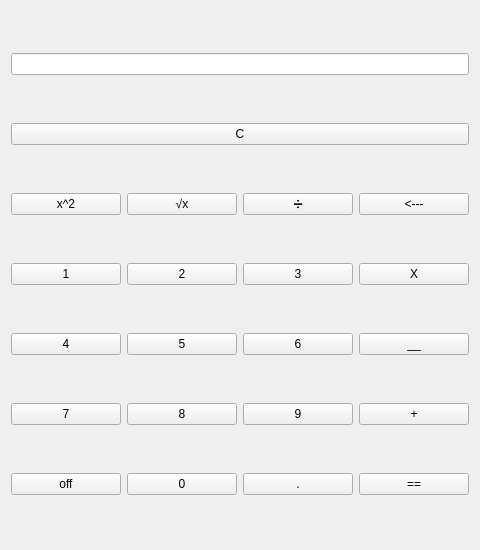
<?xml version="1.0" encoding="UTF-8"?>
<ui version="4.0">
 <class>MyCalculator</class>
 <widget class="QWidget" name="MyCalculator">
  <property name="geometry">
   <rect>
    <x>0</x>
    <y>0</y>
    <width>480</width>
    <height>550</height>
   </rect>
  </property>
  <property name="windowTitle">
   <string>My Calculator</string>
  </property>
  <layout class="QHBoxLayout" name="horizontalLayout">
   <item>
    <layout class="QGridLayout" name="gridLayout">
     <item row="2" column="0" colspan="4">
      <widget class="QPushButton" name="pushButton_16">
       <property name="text">
        <string>C</string>
       </property>
      </widget>
     </item>
     <item row="3" column="1">
      <widget class="QPushButton" name="pushButton_14">
       <property name="text">
        <string>√x</string>
       </property>
      </widget>
     </item>
     <item row="3" column="2">
      <widget class="QPushButton" name="pushButton_15">
       <property name="text">
        <string>➗</string>
       </property>
      </widget>
     </item>
     <item row="4" column="0">
      <widget class="QPushButton" name="pushButton_10">
       <property name="text">
        <string>1</string>
       </property>
      </widget>
     </item>
     <item row="3" column="0">
      <widget class="QPushButton" name="pushButton_13">
       <property name="text">
        <string>x^2</string>
       </property>
      </widget>
     </item>
     <item row="4" column="1">
      <widget class="QPushButton" name="pushButton_11">
       <property name="text">
        <string>2</string>
       </property>
      </widget>
     </item>
     <item row="1" column="0" colspan="4">
      <widget class="QLineEdit" name="lineEdit"/>
     </item>
     <item row="3" column="3">
      <widget class="QPushButton" name="pushButton_17">
       <property name="text">
        <string>&lt;---</string>
       </property>
      </widget>
     </item>
     <item row="5" column="1">
      <widget class="QPushButton" name="pushButton_4">
       <property name="text">
        <string>5</string>
       </property>
      </widget>
     </item>
     <item row="6" column="2">
      <widget class="QPushButton" name="pushButton_8">
       <property name="text">
        <string>9</string>
       </property>
      </widget>
     </item>
     <item row="7" column="1">
      <widget class="QPushButton" name="pushButton_6">
       <property name="text">
        <string>0</string>
       </property>
      </widget>
     </item>
     <item row="7" column="2">
      <widget class="QPushButton" name="pushButton_9">
       <property name="text">
        <string>.</string>
       </property>
      </widget>
     </item>
     <item row="4" column="3">
      <widget class="QPushButton" name="pushButton_18">
       <property name="text">
        <string>X</string>
       </property>
      </widget>
     </item>
     <item row="5" column="3">
      <widget class="QPushButton" name="pushButton_19">
       <property name="text">
        <string>__</string>
       </property>
      </widget>
     </item>
     <item row="6" column="3">
      <widget class="QPushButton" name="pushButton_20">
       <property name="text">
        <string>+</string>
       </property>
      </widget>
     </item>
     <item row="7" column="0">
      <widget class="QPushButton" name="pushButton_2">
       <property name="text">
        <string>off</string>
       </property>
      </widget>
     </item>
     <item row="7" column="3">
      <widget class="QPushButton" name="pushButton_21">
       <property name="text">
        <string>==</string>
       </property>
      </widget>
     </item>
     <item row="6" column="0">
      <widget class="QPushButton" name="pushButton">
       <property name="text">
        <string>7</string>
       </property>
      </widget>
     </item>
     <item row="5" column="0">
      <widget class="QPushButton" name="pushButton_3">
       <property name="text">
        <string>4</string>
       </property>
      </widget>
     </item>
     <item row="4" column="2">
      <widget class="QPushButton" name="pushButton_12">
       <property name="text">
        <string>3</string>
       </property>
      </widget>
     </item>
     <item row="6" column="1">
      <widget class="QPushButton" name="pushButton_5">
       <property name="text">
        <string>8</string>
       </property>
      </widget>
     </item>
     <item row="5" column="2">
      <widget class="QPushButton" name="pushButton_7">
       <property name="text">
        <string>6</string>
       </property>
      </widget>
     </item>
    </layout>
   </item>
  </layout>
 </widget>
 <tabstops>
  <tabstop>pushButton_10</tabstop>
  <tabstop>pushButton_11</tabstop>
  <tabstop>pushButton_12</tabstop>
  <tabstop>pushButton_3</tabstop>
  <tabstop>pushButton_4</tabstop>
  <tabstop>pushButton_7</tabstop>
  <tabstop>pushButton</tabstop>
  <tabstop>pushButton_5</tabstop>
  <tabstop>pushButton_8</tabstop>
  <tabstop>pushButton_2</tabstop>
  <tabstop>pushButton_6</tabstop>
  <tabstop>pushButton_9</tabstop>
  <tabstop>pushButton_21</tabstop>
  <tabstop>pushButton_20</tabstop>
  <tabstop>pushButton_19</tabstop>
  <tabstop>pushButton_18</tabstop>
  <tabstop>pushButton_17</tabstop>
  <tabstop>pushButton_15</tabstop>
  <tabstop>pushButton_14</tabstop>
  <tabstop>pushButton_13</tabstop>
  <tabstop>pushButton_16</tabstop>
  <tabstop>lineEdit</tabstop>
 </tabstops>
 <resources/>
 <connections/>
</ui>
